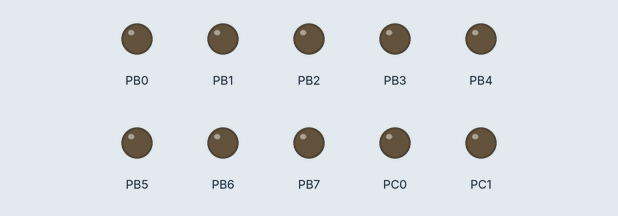
The program below on a simulated ATmega168, built with avr-gcc and emulated at 1 MHz. On the bench: output pins drawn as LEDs (lit = HIGH).

Above: at 0.1 s.
At 4.9 s:
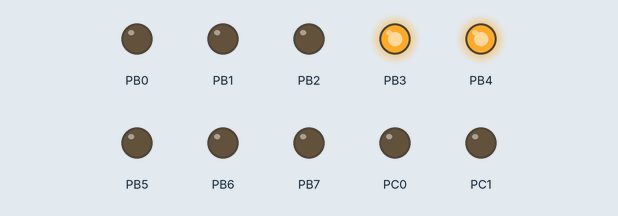
At 9.9 s:
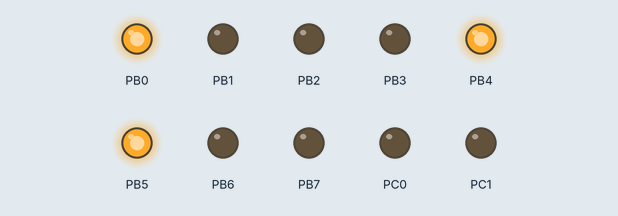
At 19.9 s:
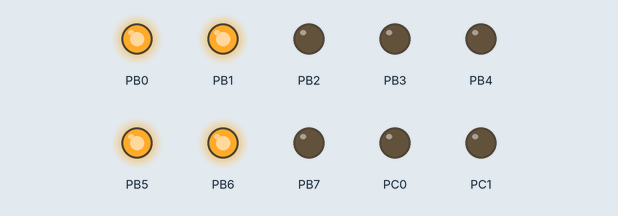
At 29.7 s:
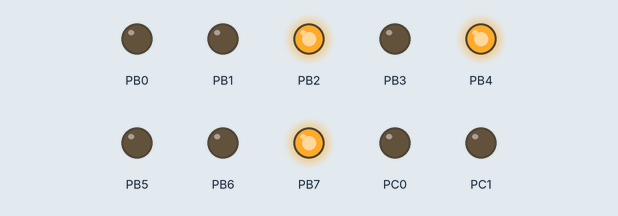
At 39.7 s:
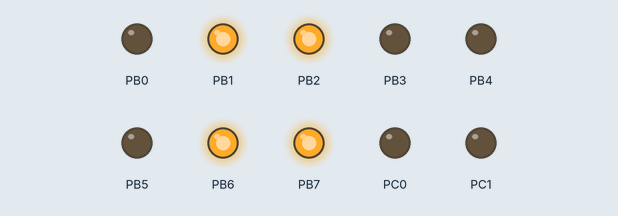
Timing chart, 0 to 40.0 s (numbered marks = the images above):
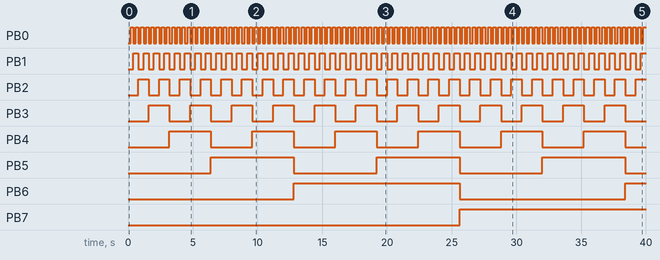

Measured:
- by itself, PB0: alternates HIGH for 0.20 s and LOW for 0.20 s
- by itself, PB1: alternates HIGH for 0.40 s and LOW for 0.40 s
- by itself, PB2: alternates HIGH for 0.80 s and LOW for 0.80 s
- by itself, PB3: alternates HIGH for 1.6 s and LOW for 1.6 s
- by itself, PB4: alternates HIGH for 3.2 s and LOW for 3.2 s
- by itself, PB5: alternates HIGH for 6.4 s and LOW for 6.4 s
- by itself, PB6: LOW → HIGH at 12.8 s, → LOW 12.8 s later, → HIGH 12.8 s later
- by itself, PB7: LOW → HIGH at 25.6 s

The program:

main.c
```c
/*
 * main.c
 *
 *  Created on: Jun 14, 2015
 *      Author: jimparker
 */

#include <avr/io.h>
#include <util/delay.h>
void display(short num) {
	//PORTB = num / 0b100;
	//PORTC = (num - PORTB * 0b100);
	PORTB = num;
	PORTC = (num - PORTB)/0b100000000;
}

int main(void) {
	DDRB |= (0b11111111);
	DDRC |= (0b00000011);

	/*
	short nums[] = {0b0001110011,
					0b0011001101,
					0b0111000100};
	uint8_t numNums = 3;

	uint8_t i = 0;
	*/
	short i = 0;
	while (1) {
		display(i);
		_delay_ms(200);
		if (++i >= 0b1111111111) i = 0;
	}
	return(0);
}
```
